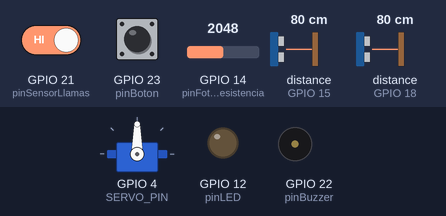
Bench run of a sketch on a simulated ESP32. On the bench: servo, output pins drawn as LEDs (lit = HIGH), buzzer (waves = sounding). Dashed ring = blinking. The test bench sets the inputs (shaded band); at power-on: GPIO 21 (pinSensorLlamas) HIGH, distance to the obstacle (sensors on GPIO 15, GPIO 18) 80 cm, GPIO 14 (pinFotorresistencia) = 2048, GPIO 23 (pinBoton) HIGH. The echo pulse lasts 58.3 µs per cm.

Above: at 1.2 s.
1.3 s: GPIO 21 (pinSensorLlamas) driven LOW
At 1.47 s:
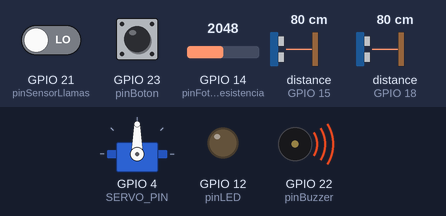
At 1.9 s:
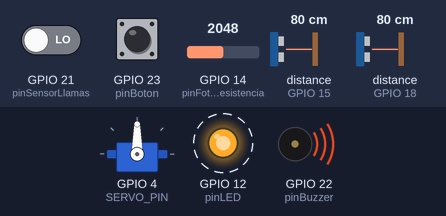
4.3 s: distance to the obstacle (sensor on GPIO 15) set to 6 cm
5.9 s: distance to the obstacle (sensor on GPIO 15) set to 3 cm
At 7.5 s:
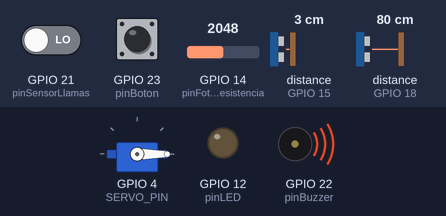
8.0 s: GPIO 14 (pinFotorresistencia) set to 1960
11.0 s: GPIO 21 (pinSensorLlamas) driven HIGH
At 12.6 s:
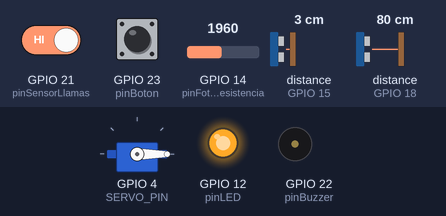
13.0 s: distance to the obstacle (sensor on GPIO 18) set to 2 cm
Timing chart, 0 to 17.0 s (numbered marks = the images above; inputs shaded):
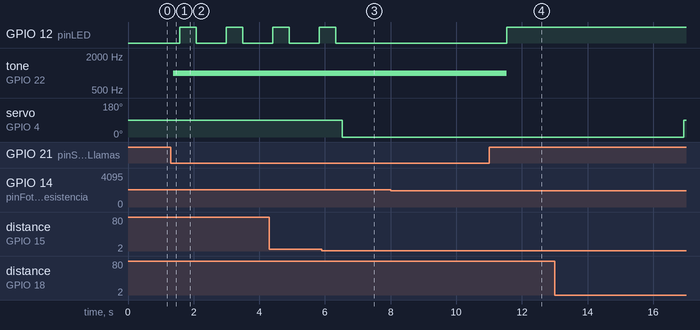

The sketch:

FinalCasa.ino
```cpp
#include <NewPing.h>
#include <ESP32Servo.h>

//Ultrasonico///////////////////////////////////////////////////////
#define TRIGGER_PIN_1 5   // Pin del trigger del sensor ultrasonido 1
#define ECHO_PIN_1 18      // Pin del echo del sensor ultrasonido 1
#define TRIGGER_PIN_2 19   // Pin del trigger del sensor ultrasonido 2
#define ECHO_PIN_2 15      // Pin del echo del sensor ultrasonido 2

#define SERVO_PIN 4       // Pin del servo motor

Servo myServo;
NewPing sonar_1(TRIGGER_PIN_1, ECHO_PIN_1);
NewPing sonar_2(TRIGGER_PIN_2, ECHO_PIN_2);
////////////////////////////////////////////
//FLamas y boton//////////
#include <Arduino.h>

// Definir los pines utilizados
const int pinBuzzer = 22;         // Pin positivo del buzzer
const int pinBoton = 23;
const int pinSensorLlamas = 21;   // Pin del sensor de llamas
const int pinLED = 12;            // Pin del LED

// Variables para el estado anterior del botón y del sensor de llamas
int estadoBotonAnterior = HIGH;
int estadoLlamasAnterior = HIGH;

// Variable para controlar el estado del timbre y del LED
bool timbreActivado = false;
bool ledParpadeando = false;


/////////////////////////////////////////////////
//Fotorresistencia
// Pines donde están conectados los LEDs
const int pinLED1 = 12;

// Pin donde está conectada la fotorresistencia
const int pinFotorresistencia = 14;


//////////////////////////////////////////////////


void setup() {
//Ultrasonico////
  pinMode(SERVO_PIN, OUTPUT);
  myServo.attach(SERVO_PIN);


//Flamas y boton//

  // Configurar los pines como salida o entrada
  pinMode(pinBuzzer, OUTPUT);
  pinMode(pinBoton, INPUT_PULLUP);
  pinMode(pinSensorLlamas, INPUT);
  pinMode(pinLED, OUTPUT);

//Fotorresistencia
  // Inicializar los pines de los LEDs como salidas
  pinMode(pinLED1, OUTPUT);


  // No es necesario configurar el pin de la fotorresistencia,
  // ya que se utilizará en modo de entrada por defecto.

}

void loop() {
//Ultrasonico//////////////////////////////////////////////////////////////////
  delay(100);  // Pequeña pausa para estabilizar las lecturas

  unsigned int distance_1 = sonar_1.ping_cm();
  if (distance_1 < 5) {  // Si el objeto está a menos de 50 cm del sensor 1
    myServo.write(90);  // Mover el servo a 100 grados (abrir el garaje)
    delay(5000);  // Esperar medio segundo
  }

  unsigned int distance_2 = sonar_2.ping_cm();
  if (distance_2 < 5) {  // Si el objeto está a menos de 50 cm del sensor 2
    myServo.write(0);  // Mover el servo a 0 grados (cerrar el garaje)
    delay(5000);  // Esperar medio segundo
  }


//Sensor de Flamas y boton//////////////////////////////////////////////////////
   // Leer el estado actual del botón
  int estadoBotonActual = digitalRead(pinBoton);

  // Leer el estado actual del sensor de llamas
  int estadoLlamasActual = digitalRead(pinSensorLlamas);

  // Verificar si el botón ha sido presionado
  if (estadoBotonActual == LOW && estadoBotonAnterior == HIGH) {
    timbreActivado = true;
    tocarTimbre();
  }

  // Verificar si se suelta el botón
  if (estadoBotonActual == HIGH && estadoBotonAnterior == LOW) {
    timbreActivado = false;
    detenerTimbre();
  }

  // Verificar si el sensor de llamas se activa
  if (estadoLlamasActual == LOW && estadoLlamasAnterior == HIGH) {
    timbreActivado = true;
    tocarTimbre();
    ledParpadeando = true;
  }

  // Verificar si el sensor de llamas deja de detectar calor
  if (estadoLlamasActual == HIGH && estadoLlamasAnterior == LOW) {
    timbreActivado = false;
    detenerTimbre();
    ledParpadeando = false;
    apagarLED();
  }

  // Actualizar el estado anterior del botón y del sensor de llamas
  estadoBotonAnterior = estadoBotonActual;
  estadoLlamasAnterior = estadoLlamasActual;

  // Actualizar el estado del LED
  if (ledParpadeando) {
    parpadearLED();
  }


//Fotorresistencia//////////////////////////////////////////////////////////////
 // Leer el valor de la fotorresistencia
  int valorLuz = analogRead(pinFotorresistencia);

  // Si no se detecta luz (valor alto), encender los LEDs
  if (valorLuz < 2000) {
    digitalWrite(pinLED1, HIGH);

  }
  // Si se detecta luz (valor bajo), apagar los LEDs
  else {
    digitalWrite(pinLED1, LOW);

  }

  // Esperar un breve período antes de volver a leer el valor de la fotorresistencia
  delay(100);


//Pantalla lcd//////////////////////////////////////////////////////////////////

}
//Codigo extra//////////////////////////////////////////////////////////////////////////////////

//Flamasy boton///////

void tocarTimbre() {
  if (timbreActivado) {
    // Reproducir secuencia de tonos del timbre
    tone(pinBuzzer, 1000);  // Tono inicial
    delay(200);             // Duración del tono inicial
  }
}

void detenerTimbre() {
  noTone(pinBuzzer);  // Detener el buzzer
}

void parpadearLED() {
  static bool ledEstado = LOW;
  ledEstado = !ledEstado;      // Cambiar el estado del LED
  digitalWrite(pinLED, ledEstado);
  delay(500);                  // Tiempo de cada estado del LED
}

void apagarLED() {
  digitalWrite(pinLED, LOW);
}
/////////////////////
```

Measured:
- the behaviour switches between 5 and 4 cm on distance to the obstacle (sensor on GPIO 15) (found by bisection; images 2 and 3)
- after the input at 1.3 s, GPIO 12 (pinLED): alternates HIGH for 0.50 s and LOW for 0.92 s, starting after 0.27 s; tone on GPIO 22 (pinBuzzer): silent → 1000 Hz after 0.07 s
- after the input at 5.9 s, GPIO 12 (pinLED): goes on until 6.3 s, then stays LOW; servo on GPIO 4 (SERVO_PIN): 90° → 0° after 0.63 s
- after the input at 8.0 s, every drawn part: stays the same
- after the input at 11.0 s, GPIO 12 (pinLED): LOW → HIGH after 0.53 s instead of 1.0 s; tone on GPIO 22 (pinBuzzer): 1000 Hz → silent after 0.53 s
- after the input at 13.0 s, servo on GPIO 4 (SERVO_PIN): 0° → 90° after 3.9 s
